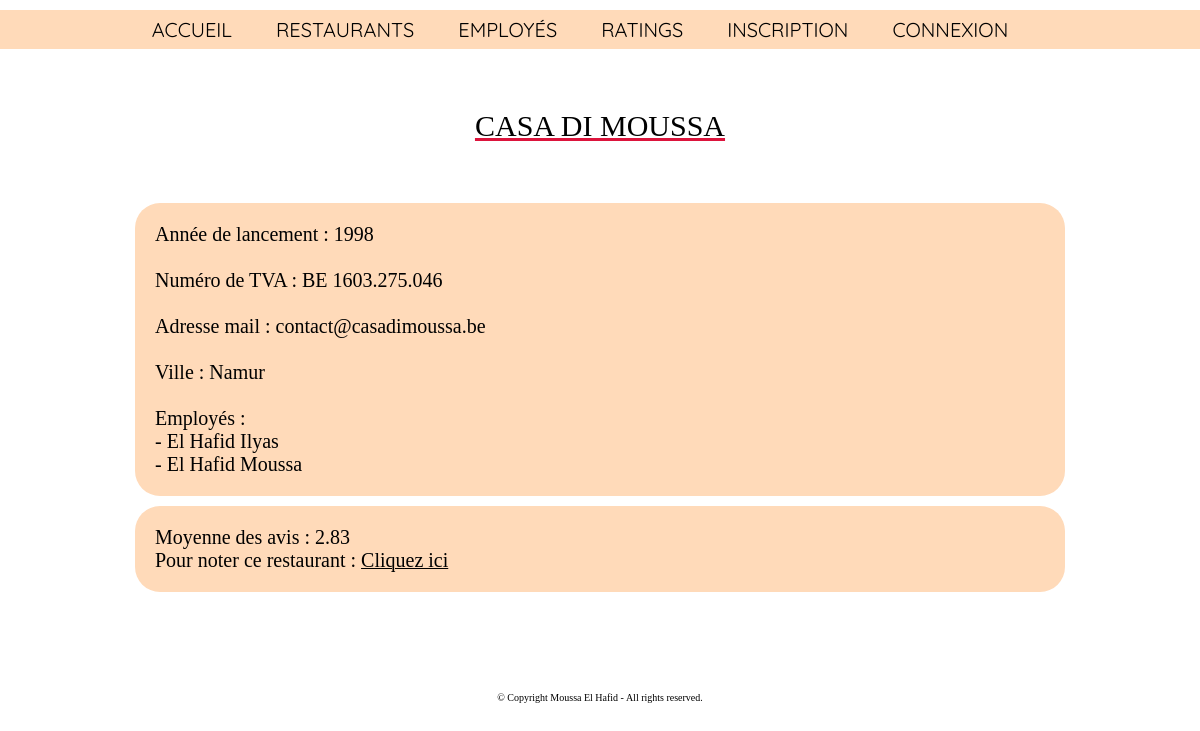
The page /restaurant/Casa Di Moussa on the database its author committed.
### R_Restaurant_App/models.py (models this page shows)
class Restaurant(models.Model):
    r_id = models.AutoField(primary_key=True)
    r_name = models.CharField("Nom du restaurant", max_length=30)
    tva_nr = models.CharField('Numéro de TVA', max_length=15)
    y_launch = models.IntegerField("Année de lancement", default="1998")
    email_address = models.CharField("Adresse mail", max_length=30, default="monadresse@mail.com")
    city = models.CharField("Ville", max_length=30, default="Ville")
    has_employee = models.ManyToManyField("Employee")
    def __str__(self):
        return str(self.r_name)
    class Meta:
        verbose_name = 'Restaurant'
        verbose_name_plural = 'Restaurants'

class Employee(models.Model):
    e_id = models.AutoField(primary_key=True)
    e_name = models.CharField("Nom et prénom de l'employé", max_length=30, default='Nom')
    y_worked = models.IntegerField("Années d'ancienneté")
    job_choices = [("salle", "Salle"), ("cuisine", "Cuisine"), ("gestion", "Gestion")]
    job = models.CharField("Fonction", choices=job_choices, max_length=30, default="Salle, Cuisine ou Gestion")
    work_r = models.ManyToManyField(Restaurant, blank=True)
    def __str__(self):
        return str(self.e_name)
    class Meta:
        verbose_name = 'Employé'
        verbose_name_plural = 'Employés'

### R_Restaurant_App/views.py (the view)
# urls.py: path('restaurant/<str:rest_name>', views.rest_detail, name='rest_detail'),
def rest_detail(request, rest_name):
    try:
        all_restaurants = Restaurant.objects.get(r_name=rest_name)
        mean = all_restaurants.ratings_set.all().aggregate(Avg('rating'))
        str_mean = json.dumps(mean)
        split_mean = str_mean.split(":")
        str_mean = split_mean[1][:-1]
        float_mean = float(str_mean)
        mean = round(float_mean,2)
    except Restaurant.DoesNotExist:
        raise Http404("Nous n'avons pas trouvé le restaurant demandé")
    return render(request, 'restaurant/detail.html', {'all_restaurants': all_restaurants, 'mean': mean})

### templates/restaurant/detail.html
{% extends 'layouts/base.html'%}
{% block content%}
<body>
<h2 class="titre">{{ all_restaurants }}</h2>
<p class="object_details">Année de lancement : {{ all_restaurants.y_launch }}
<br>
<br>Numéro de TVA : {{ all_restaurants.tva_nr }}
<br>
<br>Adresse mail : {{ all_restaurants.email_address }}
<br>
<br>Ville : {{ all_restaurants.city}}
<br>
<br>Employés :
{% for e in all_restaurants.has_employee.all %}
     <br>- {{ e }}
{% empty %}
    <p class="object_details">Ce restaurant n'a pas d'employé ! </p>
{% endfor %}
</p>
<p class="object_details">Moyenne des avis : {{mean }}
    <br>Pour noter ce restaurant : <a href="{% url 'rate' all_restaurants.pk %}"> Cliquez ici </a></p>
</body>
{% endblock %}

### R_Restaurant_App/static/style.css (style rules this page uses)
* { margin: 0; padding: 0; }
.titre { font-size: 30px; font-weight: lighter; text-decoration: underline crimson; padding: 10px; margin-top: 50px; margin-bottom:50px; text-align: center; text-transform: uppercase; }
body { background-color: white; font-family: "Times New Roman"; }
p { text-align: center; font-size: 20px; }
p a { text-decoration: none; color: black }
.object_details { background-color: peachpuff; padding: 20px; font-size: 20px; text-align: left; margin-left: 75px; margin-right: 75px; margin-top : 10px; border-radius: 25px; }
.object_details a { text-decoration: underline 1px BLACK; }

### rows shown on the page
Restaurant: r_name "CASA DI MOUSSA", y_launch "1998", tva_nr "BE 1603.275.046", email_address "contact@casadimoussa.be", city "Namur"
Employee: e_name "El Hafid Ilyas"
Employee: e_name "El Hafid Moussa"

### other values the page prints
{{ mean }} "2.83"
